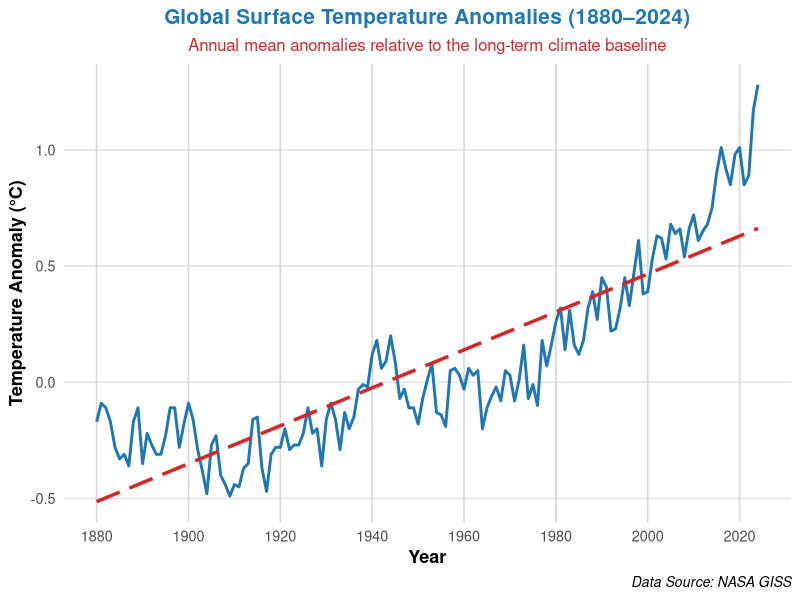
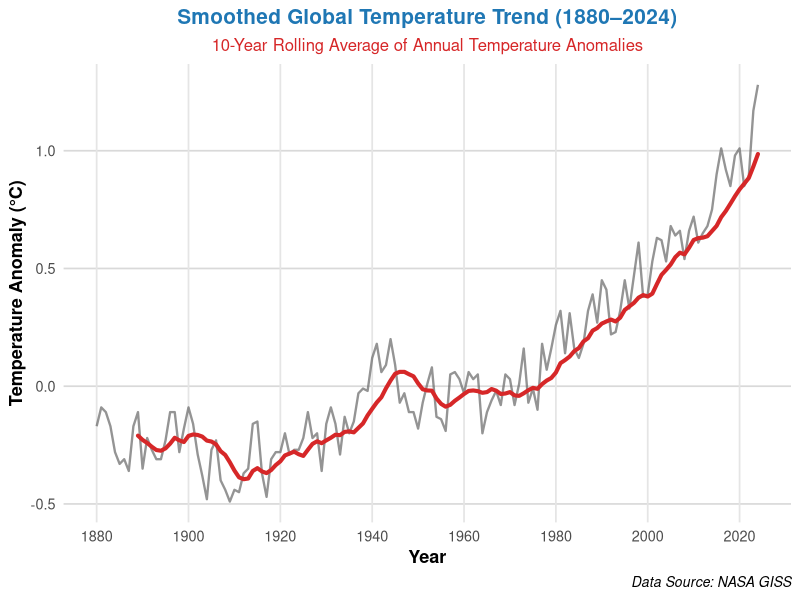
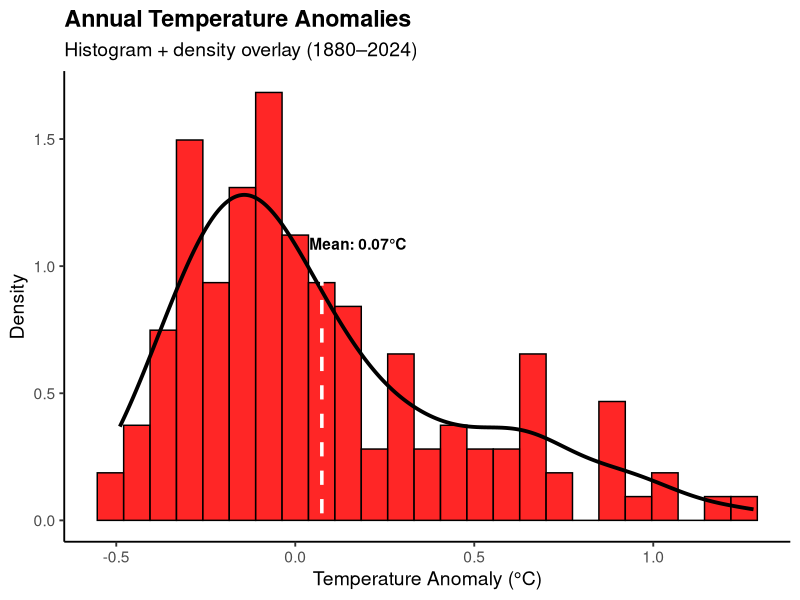
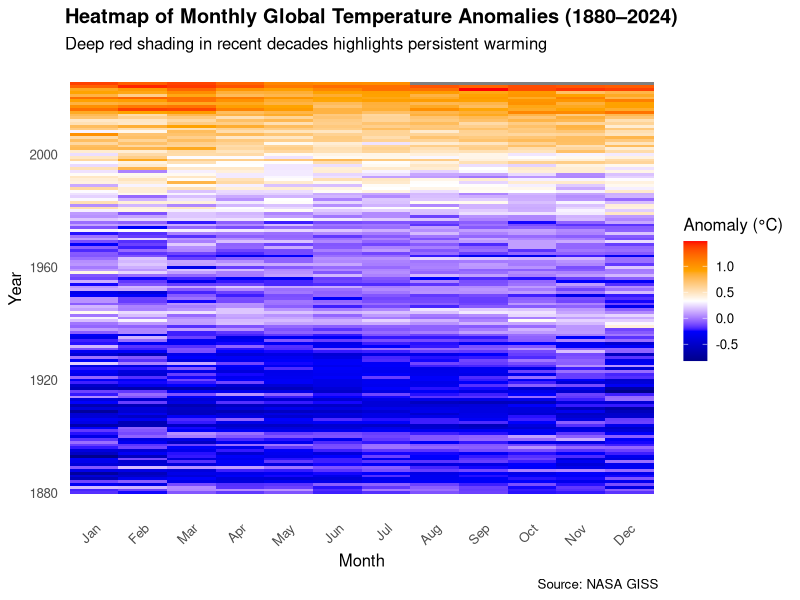

R code for these plots, in order:
## ---- chunk 1
knitr::opts_chunk$set(
  warning = FALSE,
  message = FALSE,
  echo = TRUE
)

## ---- chunk 2
# Load libraries
library(tidyverse)
library(zoo)
library(ggplot2)
## ---- chunk 3
climate <- read.csv("GLB.Ts+dSST.csv", skip = 1)
## ---- chunk 4
df <- climate %>%
      rename(Annual = J.D) %>%
      select(Year, Annual, Jan:Dec) %>%
      mutate(across(Jan:Dec, ~ as.numeric(.))) %>%
      pivot_longer(cols = Jan:Dec, names_to = "Month", values_to = "Anomaly") %>%
      mutate(Month = factor(Month, levels = month.abb))
## ---- chunk 5
annual_df <- climate %>%
      select(Year, Annual = J.D) %>%
      mutate(Annual = as.numeric(Annual))
## ---- chunk 6
model <- lm(Annual ~ Year, data = annual_df)
summary(model)
## ---- chunk 7
annual_stats <- climate %>%
       select(Year, Annual = J.D) %>%
       mutate(Annual = as.numeric(Annual)) %>%
       summarize(
             mean_anomaly = mean(Annual, na.rm = TRUE),
             median_anomaly = median(Annual, na.rm = TRUE),
             sd_anomaly = sd(Annual, na.rm = TRUE),
             min_anomaly = min(Annual, na.rm = TRUE),
             max_anomaly = max(Annual, na.rm = TRUE),
             coldest_year = Year[which.min(Annual)],
             hottest_year = Year[which.max(Annual)])
annual_stats
## ---- chunk 8
decade_stats <- annual_df %>%
       mutate(decade = case_when(
                   Year >= 1950 & Year <= 1959 ~ "1950s",
                   Year >= 1980 & Year <= 1989 ~ "1980s",
                   Year >= 2010 & Year <= 2019 ~ "2010s",
                   TRUE ~ NA_character_)) %>%
       filter(!is.na(decade)) %>%
       group_by(decade) %>%
       summarize(
             avg_anomaly = mean(Annual, na.rm = TRUE),
             .groups = "drop")
decade_stats
## ---- chunk 9
warming_difference <- annual_df %>%
  drop_na(Annual) %>%
  summarize(
    first_year = min(Year),
    last_year = max(Year),
    anomaly_start = Annual[Year == min(Year)],
    anomaly_end = Annual[Year == max(Year)],
    total_warming = anomaly_end - anomaly_start)

warming_difference
## ---- chunk 10
seasonal_df <- climate %>%
   select(Year, DJF, MAM, JJA, SON) %>%
   mutate(across(DJF:SON, as.numeric)) %>%
   pivot_longer(cols = DJF:SON,
                      names_to = "Season",
                      values_to = "Anomaly") %>%
   filter(!is.na(Anomaly))

seasonal_trends <- seasonal_df %>%
   group_by(Season) %>%
   summarize(
         slope = coef(lm(Anomaly ~ Year)) [2],
         .groups = "drop") %>%
   arrange(desc(slope))
seasonal_trends
## ---- chunk 11
annual_anomaly_df <- climate %>%
   select(Year, Annual = J.D) %>%
   mutate(Annual = as.numeric(Annual)) %>%
   filter(!is.na(Annual))


ggplot(annual_df, aes(x = Year, y = Annual)) +
  geom_line(color = "#1f77b4", linewidth = 1) +  
  geom_smooth(method = "lm", se = FALSE, color = "#d62728", linewidth = 1.2, linetype = "longdash") +  
  labs(
    title = "Global Surface Temperature Anomalies (1880–2024)",
    subtitle = "Annual mean anomalies relative to the long-term climate baseline",
    x = "Year",
    y = "Temperature Anomaly (°C)",
    caption = "Data Source: NASA GISS") +
  scale_x_continuous(limits = c(1880, 2024), breaks = seq(1880, 2024, by = 20)) +
  theme_minimal(base_size = 13) +
  theme(
    plot.title = element_text(
      color = "#1f77b4",
      face = "bold",
      size = 15,
      hjust = 0.5),
    plot.subtitle = element_text(
      color = "#d62728",
      size = 12,
      hjust = 0.5),
    axis.title = element_text(face = "bold"),
    panel.grid.minor = element_blank(),
    panel.grid.major.x = element_line(color = "gray85"),
    panel.grid.major.y = element_line(color = "gray90"),
    plot.caption = element_text(size = 10, face = "italic", hjust = 1))
## ---- chunk 12
annual_anomaly_df <- annual_anomaly_df %>%
       mutate(RollingMean10 = rollmean(Annual, k = 10, fill = NA, align = "right"))


ggplot(annual_anomaly_df, aes(x = Year)) +
       geom_line(aes(y = Annual),
                                 color = "gray40", alpha = 0.7, linewidth = 0.8) +
       geom_line(aes(y = RollingMean10),
                                 color = "#d62728", linewidth = 1.4, lineend = "round") +
       scale_x_continuous(limits = c(1880, 2024),
                                                   breaks = seq(1880, 2024, by = 20)) +
       labs(
             title = "Smoothed Global Temperature Trend (1880–2024)",
             subtitle = "10-Year Rolling Average of Annual Temperature Anomalies",
             x = "Year",
             y = "Temperature Anomaly (°C)",
             caption = "Data Source: NASA GISS") +
       theme_minimal(base_size = 13) +
       theme(
             plot.title = element_text(color = "#1f77b4", face = "bold", size = 15, hjust = 0.5),
             plot.subtitle = element_text(color = "#d62728", size = 12, hjust = 0.5),
             axis.title = element_text(face = "bold"),
             panel.grid.minor = element_blank(),
             panel.grid.major.x = element_line(color = "gray90"),
             panel.grid.major.y = element_line(color = "gray85"),
             plot.caption = element_text(size = 10, face = "italic", hjust = 1))

## ---- chunk 13
annual_df1 <- climate %>%
   select(Year, Annual = J.D) %>%
   mutate(Annual = as.numeric(Annual)) %>%
   filter(!is.na(Annual))
## Calculate mean anomaly (average mean for all years)
mean_anomaly <- mean(annual_df1$Annual, na.rm = TRUE)

ggplot(annual_df1, aes(x = Annual)) +
       geom_histogram(
             aes(y = ..density..),
             bins = 25,
             fill = "red",
             color = "black",
             alpha = 0.85) +
       geom_density(linewidth = 1.3, color = "black") +
       geom_vline(
             xintercept = mean_anomaly,
             color = "white",
             linetype = "dashed",
             linewidth = 1.2) +
       annotate(
             "text",
             x = mean_anomaly + 0.1,
             y = max(density(annual_df1$Annual)$y) * 0.85,
             label = paste0("Mean: ", round(mean_anomaly, 2), "°C"),
             color = "black",
             fontface = "bold") +
       labs(
             title = "Annual Temperature Anomalies",
             subtitle = "Histogram + density overlay (1880–2024)",
             x = "Temperature Anomaly (°C)",
             y = "Density") +
       theme_classic(base_size = 14) +
       theme(plot.title = element_text(face = "bold"))
## ---- chunk 14
ggplot(df, aes(x = Month, y = Year, fill = Anomaly)) +
       geom_tile() +
       scale_fill_gradientn(
             colors = c("darkblue", "blue", "white", "orange", "red"),
             name = "Anomaly (°C)") +
       labs(
             title = "Heatmap of Monthly Global Temperature Anomalies (1880–2024)",
             subtitle = "Deep red shading in recent decades highlights persistent warming",
             x = "Month",
             y = "Year",
             caption = "Source: NASA GISS") +
       theme_minimal(base_size = 12) +
       theme(
             panel.grid = element_blank(),
             plot.title = element_text(face = "bold"),
             axis.text.x = element_text(angle = 45, hjust = 1))
